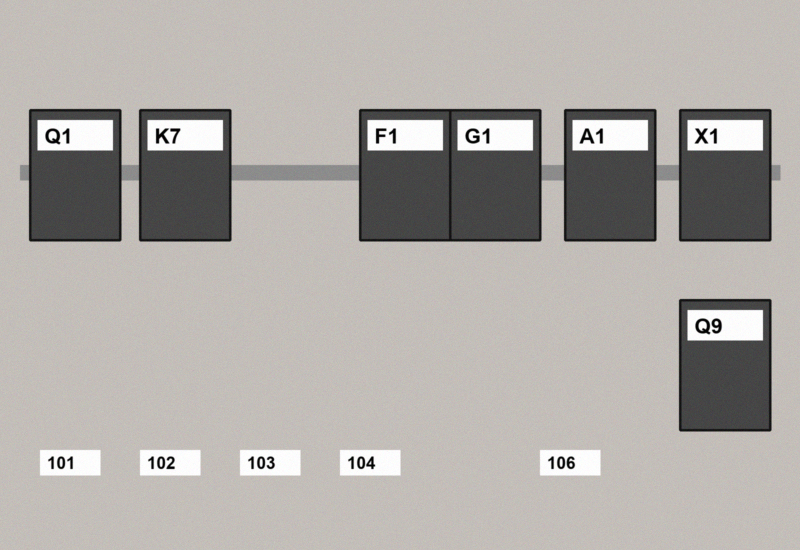
#> input picture cabinet-inspection-backend/samples/cabinet_bad.png, 1600 x 1100 px (shown at 1/2 size)
$ python -i vision_service.py   (imports and definitions only)
#> lines starting #> are read from the running program, lines starting #| are printed output that depends on the picture; after the words box and inside, x2 and y2 are one past the last pixel; in counts of white or black regions, pixels touching at a corner belong together
"""Vision Service -> detects components in the cabinet photo.

Backends
--------
yolo   : used when YOLO_MODEL_PATH points to a .pt file, `ultralytics` is installed AND
         the model has classes that are cabinet components (circuit breaker, contactor,
         relay, terminal block, fuse, switch, indicator lamp, label ...). Big photos are
         cut into overlapping tiles, every tile is run through the model, boxes are
         mapped back to the original photo and duplicates are merged.
opencv : fallback with no training needed. Finds rectangular component bodies with
         contour analysis. It locates components but cannot tell their type, so the
         rule engine then relies on the OCR tags for identity.

A model trained on everyday objects (e.g. the official COCO weights) loads fine but has
no cabinet classes - it is reported as such and the OpenCV fallback is used. Detections
are never invented.

Each detection: {"type", "class_name", "confidence", "bbox": [x1,y1,x2,y2]}  (photo pixels)
"""
import logging
import re
from functools import lru_cache
from pathlib import Path

import cv2
import numpy as np

log = logging.getLogger(__name__)

# the component classes the detector pipeline is prepared for (custom weights can add more)
COMPONENT_CLASSES = ("circuit_breaker", "contactor", "relay", "terminal_block", "fuse",
                     "switch", "indicator_lamp", "label")


# --------------------------------------------------------------------------- #
# class names -> component types
# --------------------------------------------------------------------------- #
def parse_class_map(text: str | None) -> dict[str, str]:
    """YOLO_CLASS_MAP='mcb=circuit_breaker,km=contactor' -> {'mcb': 'circuit_breaker', ...}"""
    out = {}
    for part in (text or "").split(","):
        if "=" in part:
            k, v = part.split("=", 1)
            if k.strip() and v.strip():
                out[k.strip().lower()] = v.strip().lower()
    return out


# Fixed vocabulary of cabinet-component terms. A model class counts only when one of these
# terms appears in its name as a WHOLE word / phrase - so 'parking meter' or 'traffic light'
# from everyday-object weights can never be taken for a cabinet device.
_VOCABULARY: list[tuple[str, str]] = sorted([
    ("circuit breaker", "circuit_breaker"), ("breaker", "circuit_breaker"), ("mcb", "circuit_breaker"),
    ("mccb", "circuit_breaker"), ("rccb", "circuit_breaker"), ("rcbo", "circuit_breaker"), ("isolator", "circuit_breaker"),
    ("contactor", "contactor"), ("relay", "relay"), ("overload relay", "relay"), ("timer relay", "relay"),
    ("terminal block", "terminal_block"), ("terminal", "terminal_block"), ("terminals", "terminal_block"),
    ("fuse", "fuse"), ("fuse holder", "fuse"),
    ("switch", "switch"), ("selector switch", "switch"), ("push button", "switch"), ("pushbutton", "switch"),
    ("indicator lamp", "indicator_lamp"), ("indicator", "indicator_lamp"), ("pilot lamp", "indicator_lamp"),
    ("pilot light", "indicator_lamp"), ("signal lamp", "indicator_lamp"),
    ("label", "label"), ("tag", "label"), ("marker", "label"), ("nameplate", "label"), ("ferrule", "label"),
    ("power supply", "power_supply"), ("psu", "power_supply"), ("plc", "plc"), ("vfd", "vfd"),
    ("energy meter", "energy_meter"), ("surge protector", "surge_protector"), ("spd", "surge_protector"),
    ("transformer", "transformer"),
], key=lambda v: -len(v[0]))          # longest phrase first ("overload relay" before "relay")


# [93 lines left out: functions component_type, tile_grid, _iou, _containment, merge_detections, detect_tiled, not called in this run]


def summarize(detections: list[dict], height: int, bands: int = 4) -> dict:
    """Counts per class for the whole photo and per horizontal band R1..R4 (top to bottom)."""
    def count(items):
        out: dict[str, int] = {}
        for d in items:
            out[d["type"]] = out.get(d["type"], 0) + 1
        return out

    band_h = max(1, height / bands)
    regions = []
    for b in range(bands):
        inside = [d for d in detections if int(((d["bbox"][1] + d["bbox"][3]) / 2) // band_h) == b]
        regions.append({"id": f"R{b + 1}", "y1": int(b * band_h), "y2": int((b + 1) * band_h),
                        "total": len(inside), "by_class": count(inside)})
    return {"total": len(detections), "by_class": count(detections), "regions": regions}


# --------------------------------------------------------------------------- #
# YOLO model (loaded once per weights file, reused by every request)
# --------------------------------------------------------------------------- #
# [14 lines left out: functions _ultralytics_installed, _load_yolo, not called in this run]


def yolo_status(model_path: str, class_map: dict[str, str] | None = None) -> dict:
    """Why YOLO is / is not used. Never raises."""
    if not model_path:
        return {"active": False, "state": "not_configured", "note": "YOLO_MODEL_PATH is not set."}
    if not Path(model_path).is_file():
        return {"active": False, "state": "weights_missing", "note": f"Weights file not found: {model_path}"}
    if not _ultralytics_installed():
        return {"active": False, "state": "ultralytics_missing", "note": "pip install ultralytics to use YOLO."}
    try:
        model = _load_yolo(model_path)
    except Exception as exc:                                   # corrupt / incompatible weights
        return {"active": False, "state": "load_failed", "note": f"Could not load the weights: {exc}"}
    names = [str(n) for n in model.names.values()]
    usable = {n: component_type(n, class_map) for n in names}
    usable = {n: t for n, t in usable.items() if t}
    base = {"model": Path(model_path).name, "classes": names, "component_classes": usable}
    if not usable:
        sample = ", ".join(names[:5])
        return {**base, "active": False, "state": "no_component_classes",
                "note": f"The weights load ({len(names)} classes, e.g. {sample}) but none of them is a cabinet "
                        f"component, so they cannot detect breakers, contactors etc. A custom-trained model is needed."}
    return {**base, "active": True, "state": "active", "note": f"YOLO active with {len(usable)} component classes."}


# [11 lines left out: function _yolo_predict, not called in this run]


# --------------------------------------------------------------------------- #
# OpenCV fallback
# --------------------------------------------------------------------------- #
def _nms(boxes: list[list[int]], iou_thr: float = 0.4) -> list[list[int]]:
    if not boxes:
        return []
    arr = np.array(boxes, dtype=float)
    areas = (arr[:, 2] - arr[:, 0]) * (arr[:, 3] - arr[:, 1])
    order = areas.argsort()[::-1]
    keep = []
    while order.size:
        i = order[0]
        keep.append(boxes[i])
        xx1 = np.maximum(arr[i, 0], arr[order[1:], 0])
        yy1 = np.maximum(arr[i, 1], arr[order[1:], 1])
        xx2 = np.minimum(arr[i, 2], arr[order[1:], 2])
        yy2 = np.minimum(arr[i, 3], arr[order[1:], 3])
        inter = np.maximum(0, xx2 - xx1) * np.maximum(0, yy2 - yy1)
        # drop boxes mostly inside the bigger one (text, screws, LEDs on a device)
        contained = inter / areas[order[1:]]
        order = order[1:][contained < iou_thr]
    return keep


def _detect_opencv(image: np.ndarray) -> list[dict]:
    gray = cv2.cvtColor(image, cv2.COLOR_BGR2GRAY) if image.ndim == 3 else image
    h, w = gray.shape[:2]
    img_area = h * w
    blur = cv2.GaussianBlur(gray, (5, 5), 0)
    edges = cv2.Canny(blur, 40, 120)
    edges = cv2.dilate(edges, np.ones((3, 3), np.uint8), iterations=2)
    # RETR_LIST (not EXTERNAL): devices touching a rail are nested inside the
    # rail's outline; the size filter + NMS below then pick the device boxes
    contours, _ = cv2.findContours(edges, cv2.RETR_LIST, cv2.CHAIN_APPROX_SIMPLE)

    boxes = []
    for c in contours:
        x, y, bw, bh = cv2.boundingRect(c)
        area = bw * bh
        # a single device is rarely >10 % of a cabinet photo; bigger boxes are
        # usually several devices joined by a DIN rail / duct edge
        if not (0.002 * img_area < area < 0.10 * img_area):
            continue
        aspect = bw / float(bh)
        if not (0.15 < aspect < 6.0):
            continue
        # how "box-like" the contour is: real devices are solid rectangles
        if cv2.contourArea(c) / float(area) < 0.45:
            continue
        boxes.append([x, y, x + bw, y + bh])

    return [{"type": "unknown", "class_name": "component", "confidence": 0.5, "bbox": b}
            for b in _nms(boxes)]


# --------------------------------------------------------------------------- #
# Public API
# --------------------------------------------------------------------------- #
# [7 lines left out: function backend_status, not called in this run]


def detect_components(image: np.ndarray, model_path: str = "", conf: float = 0.4, *, imgsz: int = 1024,
                      tile: int = 1280, overlap: float = 0.2, iou: float = 0.5, device: str = "",
                      class_map_text: str = "") -> dict:
    class_map = parse_class_map(class_map_text)
    status = yolo_status(model_path, class_map)
    h = image.shape[0]
    if status["active"]:
        predict = _yolo_predict(_load_yolo(model_path), conf, imgsz, iou, device)
        found, n_tiles = detect_tiled(image, predict, tile, overlap, class_map, iou)
        found = [d for d in found if d["confidence"] >= conf]
        devices = [d for d in found if d["type"] != "label"]
        labels = [d for d in found if d["type"] == "label"]
        log.info("Vision (yolo, %d tiles): %d devices, %d labels", n_tiles, len(devices), len(labels))
        return {"backend": "yolo", "typed": True, "detections": devices, "labels": labels,
                "tiles": n_tiles, "yolo": status, "summary": summarize(found, h)}
    detections = _detect_opencv(image)
    log.info("Vision (opencv): %d detections", len(detections))
    return {"backend": "opencv", "typed": False, "detections": detections, "labels": [], "tiles": 1,
            "yolo": status, "summary": summarize(detections, h)}

>>> import cv2
>>> picture = cv2.imread('../../samples/cabinet_bad.png')
#> picture is the input picture: shape (1100, 1600, 3); mean B, G, R 167.8, 171.7, 175.6
>>> result = detect_components(picture)
#> in _detect_opencv, `edges = cv2.Canny(blur, 40, 120)`:
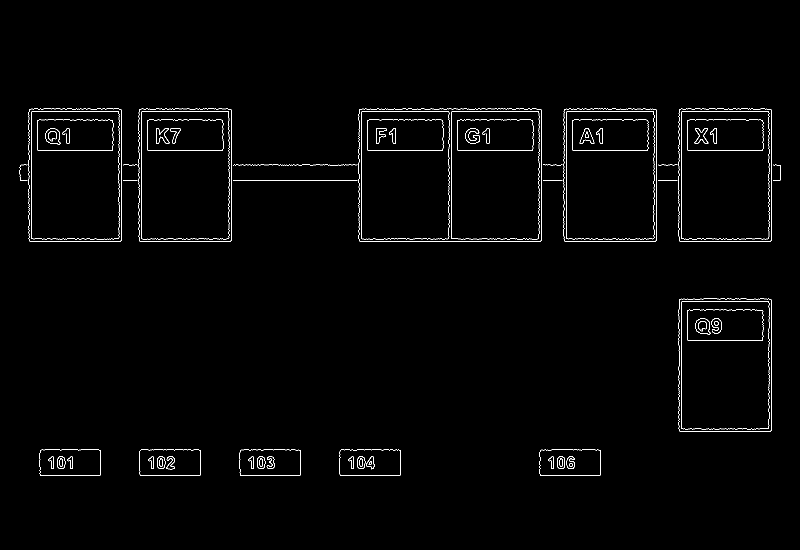
#> edges: shape (1100, 1600) (shown at 1/2 size); 1.2% white in thin lines or dots, all inside (x1, y1, x2, y2) = (39, 217, 1562, 952)
#> in _detect_opencv, `edges = cv2.dilate(edges, np.ones((3, 3), np.uint8), iterations=2)`:
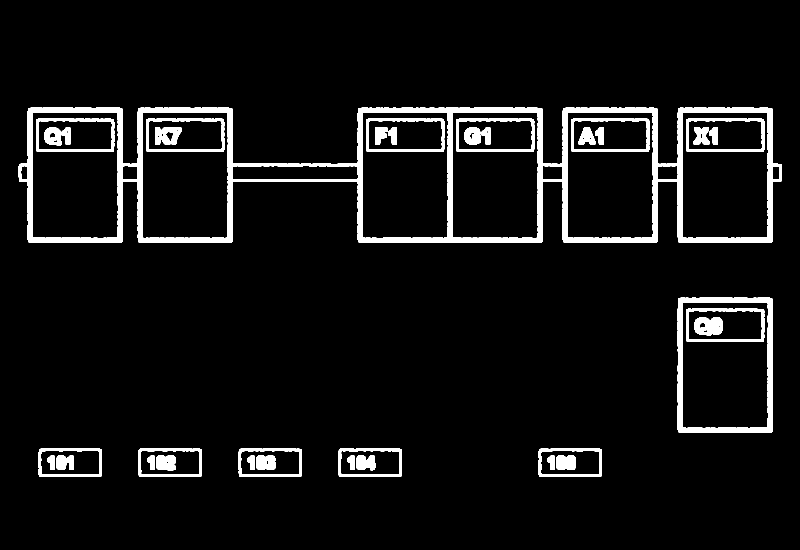
#> edges: shape (1100, 1600) (shown at 1/2 size); 6.2% white; 36 white regions
#> in _detect_opencv, `contours, _ = cv2.findContours(edges, cv2.RETR_LIST, cv2.CHAIN_APPROX_..`: contours = 159 contours, 81 with area under 20; largest, box (x1, y1, x2, y2) and area: (37, 215, 1564, 486) 318023, (1355, 595, 1546, 866) 51069, (1134, 224, 1307, 477) 42739, (904, 224, 1077, 477) 42697, (64, 224, 237, 477) 42692
#> the loop in _detect_opencv, `for c in contours:` made 159 passes
#> (x, y, bw, bh, area) on passes 3 to 5: (1121, 922, 3, 7, 21), (721, 922, 3, 7, 21), (521, 922, 3, 7, 21)
#> after the loop in _detect_opencv, `for c in contours:`: boxes = 32 items, first 6: [1081, 901, 1200, 950], [681, 901, 800, 950], [481, 901, 600, 950], [281, 901, 400, 950], [81, 901, 200, 950], [1077, 897, 1204, 954]
#> in _nms, `arr = np.array(boxes, dtype=float)`: arr = 32 rows, first 6: [1081, 901, 1200, 950], [681, 901, 800, 950], [481, 901, 600, 950], [281, 901, 400, 950], [81, 901, 200, 950], [1077, 897, 1204, 954]
#> in _nms, `areas = (arr[:, 2] - arr[:, 0]) * (arr[:, 3] - arr[:, 1])`: areas = 32 values, max 51761 at index 13, min 5831 at index 0, mean 17458.2
#> in _nms, `order = areas.argsort()[::-1]`: order = 32 values, max 31 at index 1, min 0 at index 31, mean 15.5
#> the loop in _nms, `while order.size:` made 12 passes
#> i on passes 1 to 4: 13, 31, 29, 30
#> (i, xx1, yy1, xx2, yy2, inter, contained, order) on passes 8 to 9: (9, [277, 477, 677, 1077, 81, 281, 481, 681, 1081], [897, 897, 897, 897, 901, 901, 901, 901, 901], [204, 204, 204, 204, 200, 204, 204, 204, 204], [954, 954, 954, 954, 950, 950, 950, 950, 950], [0, 0, 0, 0, 5831, 0, 0, 0, 0], [0, 0, 0, 0, 1, 0, 0, 0, 0], [8, 7, 6, 5, 3, 2, 1, 0]), (8, [477, 677, 1077, 281, 481, 681, 1081], [897, 897, 897, 901, 901, 901, 901], [404, 404, 404, 400, 404, 404, 404], [954, 954, 954, 950, 950, 950, 950], [0, 0, 0, 5831, 0, 0, 0], [0, 0, 0, 1, 0, 0, 0], [7, 6, 5, 2, 1, 0])
#> after the loop in _nms, `while order.size:`: keep = 12 items, first 6: [1355, 595, 1546, 866], [64, 224, 237, 477], [724, 224, 897, 477], [284, 224, 457, 477], [1134, 224, 1307, 477], [1364, 224, 1537, 477]; order = empty array
#> in detect_components, `detections = _detect_opencv(image)`: detections = 12 items
#> after the loop in summarize, `for b in range(bands):`: regions = 4 items
#> result = 7 items

$ run again, on cabinet-inspection-backend/samples/cabinet_good.png
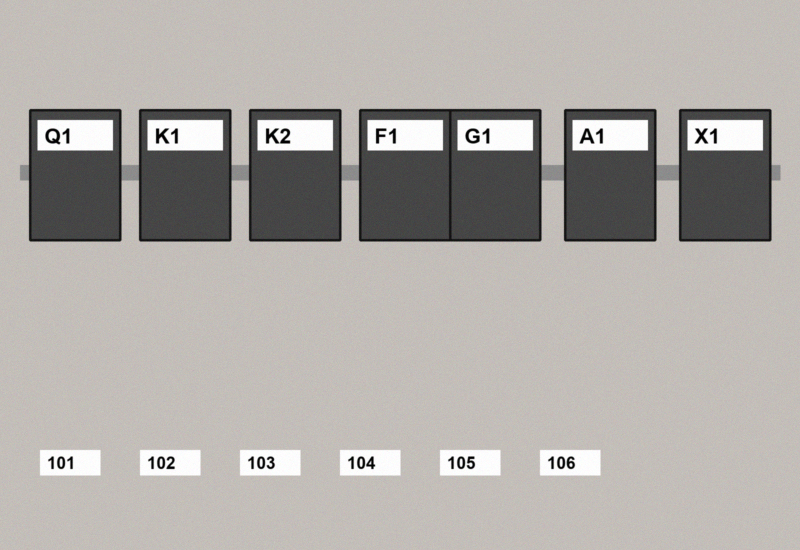
#> input picture cabinet-inspection-backend/samples/cabinet_good.png, 1600 x 1100 px (shown at 1/2 size)
#> picture is the input picture: shape (1100, 1600, 3); mean B, G, R 168.1, 172, 175.9
#> in _detect_opencv, `edges = cv2.Canny(blur, 40, 120)`:
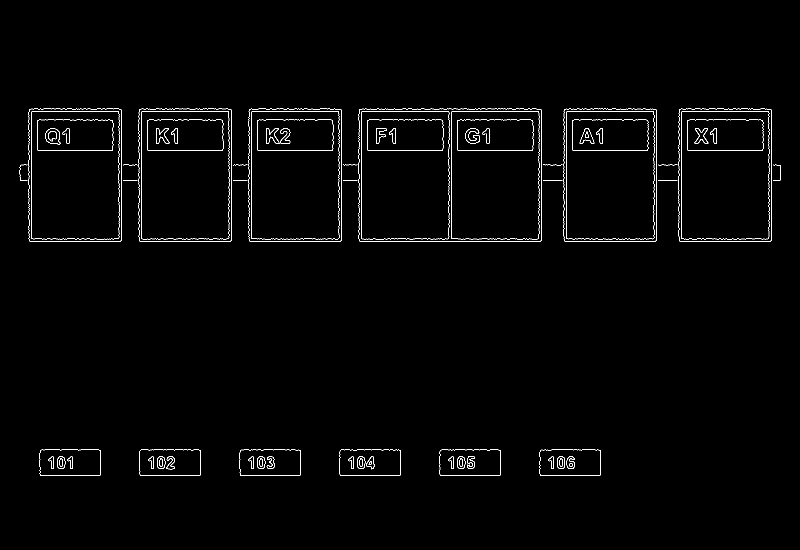
#> edges: shape (1100, 1600) (shown at 1/2 size); 1.2% white in thin lines or dots, all inside (x1, y1, x2, y2) = (39, 217, 1562, 952)
#> in _detect_opencv, `edges = cv2.dilate(edges, np.ones((3, 3), np.uint8), iterations=2)`:
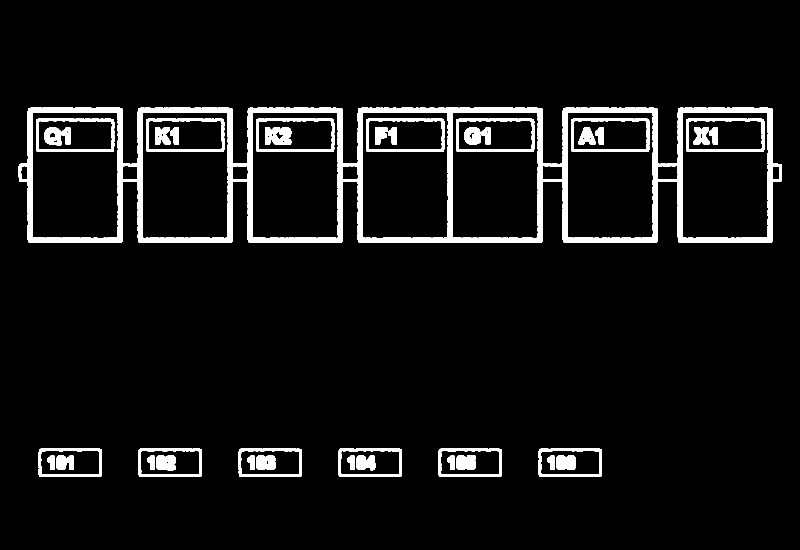
#> edges: shape (1100, 1600) (shown at 1/2 size); 6.2% white; 39 white regions
#> contours = 158 contours, 75 with area under 20; largest, box (x1, y1, x2, y2) and area: (37, 215, 1564, 486) 362341, (1134, 224, 1307, 477) 42739, (904, 224, 1077, 477) 42697, (64, 224, 237, 477) 42692, (724, 224, 897, 477) 42691
#> the loop in _detect_opencv, `for c in contours:` made 158 passes
#> (x, y, bw, bh, area) on passes 4 to 6: (1121, 922, 3, 7, 21), (921, 922, 3, 7, 21), (721, 922, 3, 7, 21)
#> after the loop in _detect_opencv, `for c in contours:`: boxes = 33 items, first 6: [1081, 901, 1200, 950], [881, 901, 1000, 950], [681, 901, 800, 950], [481, 901, 600, 950], [281, 901, 400, 950], [81, 901, 200, 950]
#> arr = 33 rows, first 6: [1081, 901, 1200, 950], [881, 901, 1000, 950], [681, 901, 800, 950], [481, 901, 600, 950], [281, 901, 400, 950], [81, 901, 200, 950]
#> areas = 33 values from 5831 to 43769
#> in _nms, `order = areas.argsort()[::-1]`: order = 33 values, max 32 at index 0, min 0 at index 32, mean 16
#> the loop in _nms, `while order.size:` made 13 passes
#> i on passes 1 to 5: 32, 31, 30, 29, 28
#> after the loop in _nms, `while order.size:`: keep = 13 items, first 6: [64, 224, 237, 477], [284, 224, 457, 477], [504, 224, 677, 477], [724, 224, 897, 477], [904, 224, 1077, 477], [1134, 224, 1307, 477]; order = empty array
#> detections = 13 items
#> after the loop in summarize, `for b in range(bands):`: regions = 4 items
#> result = 7 items
